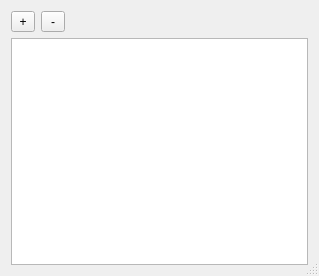
<?xml version="1.0" encoding="UTF-8"?>
<ui version="4.0">
 <class>UiTagsEditor</class>
 <widget class="QDialog" name="UiTagsEditor">
  <property name="geometry">
   <rect>
    <x>0</x>
    <y>0</y>
    <width>319</width>
    <height>276</height>
   </rect>
  </property>
  <property name="windowTitle">
   <string>Tags editor</string>
  </property>
  <property name="windowIcon">
   <iconset resource="../../../Resources/App.qrc">
    <normaloff>:/Menu/Menu/TagsEditor.png</normaloff>:/Menu/Menu/TagsEditor.png</iconset>
  </property>
  <property name="sizeGripEnabled">
   <bool>true</bool>
  </property>
  <layout class="QGridLayout" name="gridLayout">
   <item row="0" column="0">
    <widget class="QToolButton" name="tbtnEditInsert">
     <property name="minimumSize">
      <size>
       <width>24</width>
       <height>0</height>
      </size>
     </property>
     <property name="text">
      <string>+</string>
     </property>
    </widget>
   </item>
   <item row="1" column="0" colspan="3">
    <widget class="QTableView" name="tvTags"/>
   </item>
   <item row="0" column="1">
    <widget class="QToolButton" name="tbtnEditRemove">
     <property name="minimumSize">
      <size>
       <width>24</width>
       <height>0</height>
      </size>
     </property>
     <property name="text">
      <string>-</string>
     </property>
    </widget>
   </item>
  </layout>
  <action name="actEdit_Insert">
   <property name="text">
    <string>Insert</string>
   </property>
   <property name="toolTip">
    <string>Insert</string>
   </property>
  </action>
  <action name="actEdit_Delete">
   <property name="text">
    <string>Delete</string>
   </property>
   <property name="toolTip">
    <string>Delete</string>
   </property>
  </action>
 </widget>
 <resources>
  <include location="../../../Resources/App.qrc"/>
 </resources>
 <connections/>
</ui>
